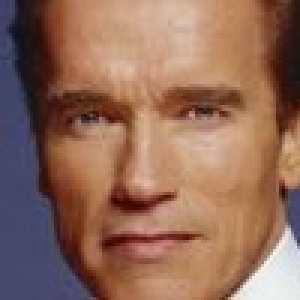
#> input picture opencv-assignment3/data/arnold2/1.jpg, 100 x 100 px, given as the content of the folder data/arnold, which was not available (shown 3 times larger)
$ python face_recognition.py   (Python 2 division)
#> lines starting #> are read from the running program, lines starting #| are printed output that depends on the picture; pictures that were not available may be replaced by others from this repository, and a replacement may not be noted
import cv2
import cv2.cv as cv
import os
import numpy as np
import fnmatch
import math


def create_database(directory, show = True):
    '''
    Process all images in the given directory.
    Every image is cropped to the detected face, resized to 100x100 and save in another directory (orignal directory name + "2").

    @param directory:    directory to process
    @param show:         bool, show all intermediate results

    '''
    #load a pre-trained classifier
    cascade = cv2.CascadeClassifier("data/haarcascade_frontalface_alt.xml")
    #loop through all files
    for filename in fnmatch.filter(os.listdir(directory),'*.jpg'):
        file_in = directory+"/"+filename
        file_out= directory+"2/"+filename
        img = cv2.imread(file_in)
        if show:
            cv2.imshow('img',img)
            cv2.waitKey(0)
        #do face detection
        gray = cv2.cvtColor(img, cv2.COLOR_BGR2GRAY)
        gray = cv2.equalizeHist(gray)
        rects = cascade.detectMultiScale(gray, scaleFactor=1.3, minNeighbors=4, minSize=(30, 30), flags = cv.CV_HAAR_SCALE_IMAGE)
        rects[:,2:] += rects[:,:2]
        rects = rects[0,:]
        #show detected result
        if show:
            vis = img.copy()
            cv2.rectangle(vis, (rects[0], rects[1]), (rects[2], rects[3]), (0, 255, 0), 2)
            cv2.imshow('img', vis)
            cv2.waitKey(0)

        #crop image to the rectangle and resample it to 100x100 pixels
        result = img[rects[1]:rects[3], rects[0]:rects[2]]                  #y1:y2, x1:x2
        result = cv2.resize(result, (100, 100), interpolation=cv2.INTER_CUBIC)

        #show result
        if show:
            cv2.imshow('img', result)
            cv2.waitKey(0)
        #save the face in a second directory
        cv2.imwrite(file_out, result)
    cv2.destroyAllWindows()


def createX(directory,nbDim=10000):
    '''
    Create an array that contains all the images in directory.
    @return np.array, shape=(nb images in directory, nb pixels in image)
    '''
    filenames = fnmatch.filter(os.listdir(directory),'*.jpg')
    nbImages = len(filenames)
    X = np.zeros( (nbImages,nbDim) )#, dtype=np.uint8 )
    for i,filename in enumerate( filenames ):
        file_in = directory+"/"+filename
        img = cv2.imread(file_in)
        gray = cv2.cvtColor(img, cv2.COLOR_BGR2GRAY)
        gray = cv2.equalizeHist(gray)
        X[i,:] = gray.flatten()
    print X.dtype
    return X


def project(W, X, mu):
    '''
    Project X on the space spanned by the vectors in W.
    mu is the average image.
    '''
    X = X - mu
    return W.transpose().dot(X)

def reconstruct(W, Y, mu):
    '''
    Reconstruct an image based on its PCA-coefficients Y, the eigenvectors W and the average mu.
    '''
    return mu + W.dot(Y)

def pca(X, nb_components=0):
    '''
    Do a PCA analysis on X
    @param X:                np.array containing the samples
                             shape = (nb samples, nb dimensions of each sample)
    @param nb_components:    the nb components we're interested in
    @return: return the nb_components largest eigenvalues and eigenvectors of the covariance matrix and return the average sample
    '''
    [n,d] = X.shape
    if (nb_components <= 0) or (nb_components>n):
        nb_components = n

    # compute mean
    mean = X.mean(0)

    # normalize input matrix
    norm_X = X - mean
    #C = norm_X.dot(norm_X.transpose())     # covariance matrix
    #print C.shape

    #compute covariance matrix n x n
    cov_matrix = np.cov(X)

    #compute eignevalues and eigenvectors
    eigenvalues, eigenvectors = np.linalg.eig(cov_matrix)

    # TEST eigenvectors
    for i in range(len(eigenvalues)):
        eigv = eigenvectors[:, i].reshape(1, n).T   # columns
        np.testing.assert_array_almost_equal(cov_matrix.dot(eigv), eigenvalues[i] * eigv, decimal=6, err_msg="Not equal")

    #create eigenvalues and eigenvectors pairs and sort them
    eig_pairs = [(eigenvalues[i], eigenvectors[:, i]) for i in range(len(eigenvalues))]
    eig_pairs.sort()
    eig_pairs.reverse()

    # choose only k leargest eigenvalues with eigenvectors
    k_eigenvalues = []
    k_eigenvectors = []
    for i in range(nb_components):
        #print(eig_pairs[i][0])
        #print eig_pairs[i][1]
        k_eigenvectors = np.hstack((k_eigenvectors, eig_pairs[i][1]))
        k_eigenvalues = np.hstack((k_eigenvalues, eig_pairs[i][0]))

    k_eigenvectors = k_eigenvectors.reshape(nb_components, k_eigenvectors.shape[0]/nb_components)
    #print len(eigenvalues), nb_components, k_eigenvectors.shape[0]
    #print k_eigenvectors.shape, k_eigenvectors
    #print k_eigenvalues.shape, k_eigenvalues

    # reconstruct input
    print k_eigenvectors.shape, X.shape
    k_eigenvectors = k_eigenvectors.dot(X)
    print k_eigenvectors.shape
    k_eigenvectors = normalize_vector(k_eigenvectors)
    print k_eigenvectors.shape
    return k_eigenvalues, k_eigenvectors.transpose(), mean


def normalize_vector(vector):
    '''
    Normalize vector.
    @param vector:
    @return:
    '''
    eigenvectors = vector
    res = []
    for i in range(eigenvectors.shape[0]):
        magnitude = math.sqrt(sum([x**2 for x in eigenvectors[i]]))
        res.append([x/magnitude for x in eigenvectors[i]])
    return np.array(res)


def normalize(img):
    '''
    Normalize an image such that it min=0 , max=255 and type is np.uint8
    '''
    return (img*(255./(np.max(img)-np.min(img)))+np.min(img)).astype(np.uint8)

if __name__ == '__main__':
    #create database of normalized images
    for directory in ["data/arnold", "data/barack"]:
        create_database(directory, show = False)
#> in create_database, img is the input picture: shape (100, 100, 3); mean B, G, R 89.8, 106.9, 146
#> in create_database, `gray = cv2.cvtColor(img, cv2.COLOR_BGR2GRAY)`:
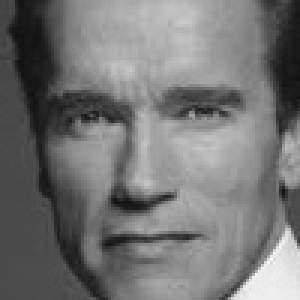
#> gray: shape (100, 100) (shown 3 times larger); min 16, max 251, mean 116.7
#> in create_database, `gray = cv2.equalizeHist(gray)`:
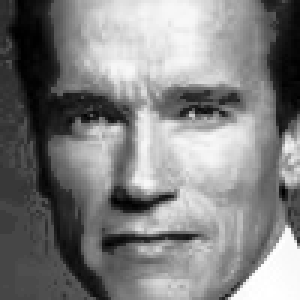
#> gray: shape (100, 100) (shown 3 times larger); min 0, max 255, mean 128.5
#> in create_database, `rects = cascade.detectMultiScale(gray, scaleFactor=1.3, minNeighbors=4..`: rects = [[7, 6, 86, 86]]
#> in create_database, `rects = rects[0,:]`: rects = [7, 6, 93, 92]
#> in create_database, `result = img[rects[1]:rects[3], rects[0]:rects[2]]`:
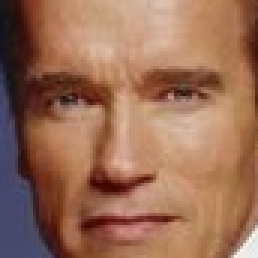
#> result: shape (86, 86, 3) (shown 3 times larger); mean B, G, R 86.2, 109, 153.9
#> pass 2 of the loop `for directory in ["data/arnold", "data/barack"]:`:

    show = True

    #create big X arrays for arnold and barack
    Xa = createX("data/arnold2")
#> in createX, `gray = cv2.cvtColor(img, cv2.COLOR_BGR2GRAY)`:
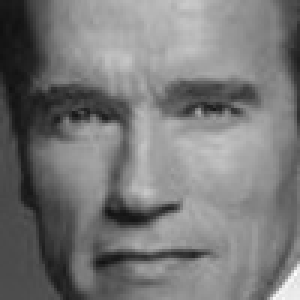
#> gray: shape (100, 100) (shown 3 times larger); min 16, max 254, mean 119.8
#> in createX, `gray = cv2.equalizeHist(gray)`:
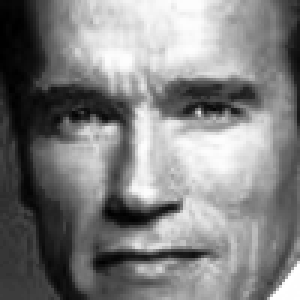
#> gray: shape (100, 100) (shown 3 times larger); min 0, max 255, mean 128.4
#> pass 2 of the loop in createX, `for i,filename in enumerate( filenames ):`:
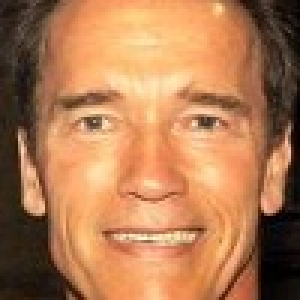
#> input picture opencv-assignment3/data/arnold2/2.jpg, 100 x 100 px (shown 3 times larger)
#> in createX, img is the input picture: shape (100, 100, 3); mean B, G, R 82.8, 122.5, 177
#> in createX, `gray = cv2.cvtColor(img, cv2.COLOR_BGR2GRAY)`:
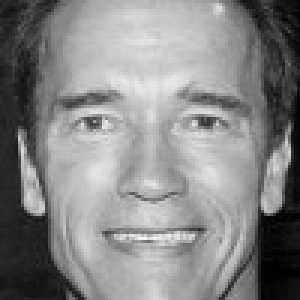
#> gray: shape (100, 100) (shown 3 times larger); min 0, max 245, mean 134.3
#> in createX, `gray = cv2.equalizeHist(gray)`:
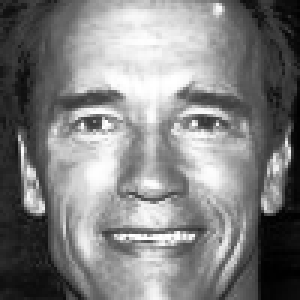
#> gray: shape (100, 100) (shown 3 times larger); min 0, max 255, mean 128.3
#> pass 3 of the loop in createX, `for i,filename in enumerate( filenames ):`:
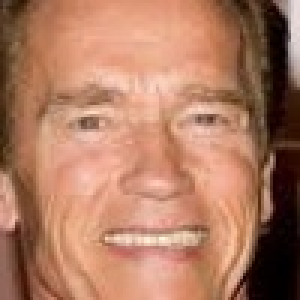
#> input picture opencv-assignment3/data/arnold2/3.jpg, 100 x 100 px (shown 3 times larger)
#> in createX, img is the input picture: shape (100, 100, 3); mean B, G, R 98.3, 123.1, 175.1
#> in createX, `gray = cv2.cvtColor(img, cv2.COLOR_BGR2GRAY)`:
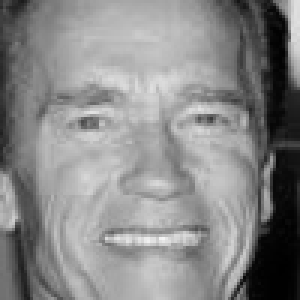
#> gray: shape (100, 100) (shown 3 times larger); min 0, max 245, mean 135.9
#> in createX, `gray = cv2.equalizeHist(gray)`:
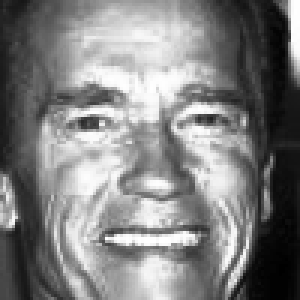
#> gray: shape (100, 100) (shown 3 times larger); min 0, max 255, mean 128.3
#> the loop made 4 passes; the first 3 are shown
    Xb = createX("data/barack2")

    #Take one part of the images for the training set, the rest for testing
    nbTrain = 6
    Xtest = np.vstack( (Xa[nbTrain:,:],Xb[nbTrain:,:]) )
#> Xtest = empty array
    Ctest = ["arnold"]*(Xa.shape[0]-nbTrain) + ["barack"]*(Xb.shape[0]-nbTrain)
#> Ctest = []
    Xa = Xa[0:nbTrain,:]
    Xb = Xb[0:nbTrain,:]

    #do pca
    [eigenvaluesa, eigenvectorsa, mua] = pca(Xa,nb_components=6)
#> in pca, `mean = X.mean(0)`: mean = 10000 values, max 240.8 at index 5570, min 13.5 at index 3899, mean 128.3
#> in pca, `cov_matrix = np.cov(X)`: cov_matrix = [[5443.3, 2772.5, 1708.9, 3144.7], [2772.5, 5459.1, 4287.9, 3607.4], [1708.9, 4287.9, 5474.8, 2743], [3144.7, 3607.4, 2743, 5430]]
#> in pca, `eigenvalues, eigenvectors = np.linalg.eig(cov_matrix)`: eigenvalues = [14683.9, 4129.7, 2034.5, 959.2]; eigenvectors = [[-0.432, -0.714, -0.533, 0.137], [-0.558, 0.262, -0.0997, -0.781], [-0.492, 0.596, -0.25, 0.583], [-0.51, -0.256, 0.802, 0.176]]
#> the loop in pca, `for i in range(len(eigenvalues)):` made 4 passes
#> eigv on passes 1 to 4: [-0.432, -0.558, -0.492, -0.51], [-0.714, 0.262, 0.596, -0.256], [-0.533, -0.0997, -0.25, 0.802], [0.137, -0.781, 0.583, 0.176]
#> in pca, `eig_pairs = [(eigenvalues[i], eigenvectors[:, i]) for i in range(len(e..`: eig_pairs = [(14683.9, [-0.432, -0.558, -0.492, -0.51]), (4129.7, [-0.714, 0.262, 0.596, -0.256]), (2034.5, [-0.533, -0.0997, -0.25, 0.802]), (959.2, [0.137, -0.781, 0.583, 0.176])]
#> the loop in pca, `for i in range(nb_components):` made 4 passes
#> k_eigenvalues on passes 2 to 4: [14683.9, 4129.7], [14683.9, 4129.7, 2034.5], [14683.9, 4129.7, 2034.5, 959.2]
#> (k_eigenvectors, k_eigenvalues) on pass 1: ([-0.432, -0.558, -0.492, -0.51], [14683.9])
#> in pca, `k_eigenvectors = k_eigenvectors.reshape(nb_components, k_eigenvectors...`: k_eigenvectors = [[-0.432, -0.558, -0.492, -0.51], [-0.714, 0.262, 0.596, -0.256], [-0.533, -0.0997, -0.25, 0.802], [0.137, -0.781, 0.583, 0.176]]
#| (4, 4) (4, 10000)
#| (4, 10000)
#> the loop in normalize_vector, `for i in range(eigenvectors.shape[0]):` made 4 passes
#> magnitude on passes 1 to 4: 28280, 6588.3, 4631.2, 3432.4
#> after the loop in normalize_vector, `for i in range(eigenvectors.shape[0]):`: res = 4 items
#| (4, 10000)
#> eigenvaluesa = [14683.9, 4129.7, 2034.5, 959.2]; mua has the same summary as mean in pca
    [eigenvaluesb, eigenvectorsb, mub] = pca(Xb,nb_components=6)
#> (the run stopped early here; a loop or call above may not have finished)
